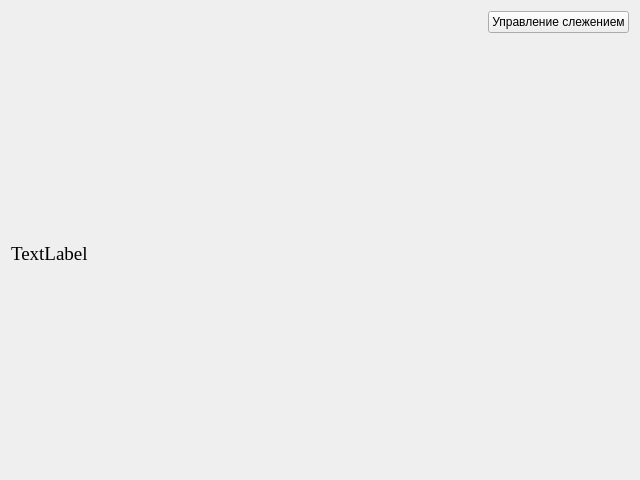
<?xml version="1.0" encoding="UTF-8"?>
<ui version="4.0">
 <class>MainView</class>
 <widget class="QWidget" name="MainView">
  <property name="geometry">
   <rect>
    <x>0</x>
    <y>0</y>
    <width>640</width>
    <height>480</height>
   </rect>
  </property>
  <property name="minimumSize">
   <size>
    <width>640</width>
    <height>480</height>
   </size>
  </property>
  <property name="windowTitle">
   <string>Form</string>
  </property>
  <layout class="QVBoxLayout" name="verticalLayout_2">
   <item>
    <layout class="QVBoxLayout" name="verticalLayout">
     <item>
      <layout class="QHBoxLayout" name="horizontalLayout">
       <item>
        <spacer name="horizontalSpacer">
         <property name="orientation">
          <enum>Qt::Horizontal</enum>
         </property>
         <property name="sizeHint" stdset="0">
          <size>
           <width>118</width>
           <height>20</height>
          </size>
         </property>
        </spacer>
       </item>
       <item>
        <widget class="QPushButton" name="pushButton">
         <property name="text">
          <string>Управление слежением</string>
         </property>
        </widget>
       </item>
      </layout>
     </item>
     <item>
      <widget class="QLabel" name="label">
       <property name="font">
        <font>
         <family>Georgia</family>
         <pointsize>14</pointsize>
        </font>
       </property>
       <property name="text">
        <string>TextLabel</string>
       </property>
      </widget>
     </item>
    </layout>
   </item>
  </layout>
 </widget>
 <resources/>
 <connections/>
</ui>
